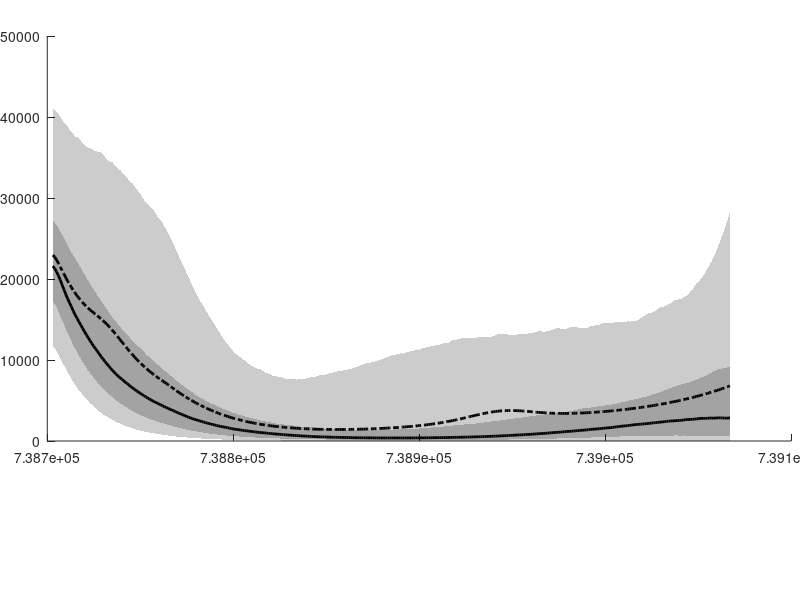

The MATLAB script that drew this image: (Note: this script raises an error after producing the figure.)
clear;
clc;
close all;


load('Output_Sample_Vac_Start_September_2022.mat','DI_mean_Month','DI_PRCT_Month','T_Run','MM')

for Month=1:12
    DI_PRCT=DI_PRCT_Month{Month};
    DI_mean=DI_mean_Month{Month};
    if(~isempty(DI_mean))
        %%%%%%%%%%%%%%%%%%%%%%%%%%%%%%%%%%%%%%%%%%%%%%%%%%%%%%%%%%%%%%%%%%%%%%%%%%%
        % Daily Incidence
        %%%%%%%%%%%%%%%%%%%%%%%%%%%%%%%%%%%%%%%%%%%%%%%%%%%%%%%%%%%%%%%%%%%%%%%%%%%
        figure('units','normalized','outerposition',[0.05 0.2 0.8 0.6]);

        subplot('Position',[0.059,0.265,0.93,0.675]);
        T_Plot=T_Run(1:end-1);
        patch([T_Plot flip(T_Plot)],[DI_PRCT(1,:) flip(DI_PRCT(5,:))],'k','LineStyle','none','FaceAlpha',0.2);
        hold on;
        patch([T_Plot flip(T_Plot)],[DI_PRCT(2,:) flip(DI_PRCT(4,:))],'k','LineStyle','none','FaceAlpha',0.2);
        plot(T_Plot,DI_PRCT(3,:),'k-','LineWidth',2);
        plot(T_Plot,DI_mean,'k-.','LineWidth',2); 
        plot(datenum('September 1, 2022').*ones(101,1),linspace(0,6,101).*10^6,'r-.','LineWidth',1.5);
        box off;
        ylim([0 6*10^6]);
        xlim([T_Run(1) T_Run(end-1)]);
        set(gca,'LineWidth',2,'tickdir','out','Xminortick','on','XTick',T_Run(1:28:end),'XTickLabel',datestr(T_Run(1:28:end)),'Fontsize',14)
        xtickangle(45);
        xlabel('Date','Fontsize',16);
        ylabel('Daily incidence','Fontsize',16);
        title(MM{Month},'Fontsize',18);
        print(gcf,['Daily_Incidence_' MM{Month} '_Vac_Start_September_2022.png'],'-dpng','-r300');
    end
end